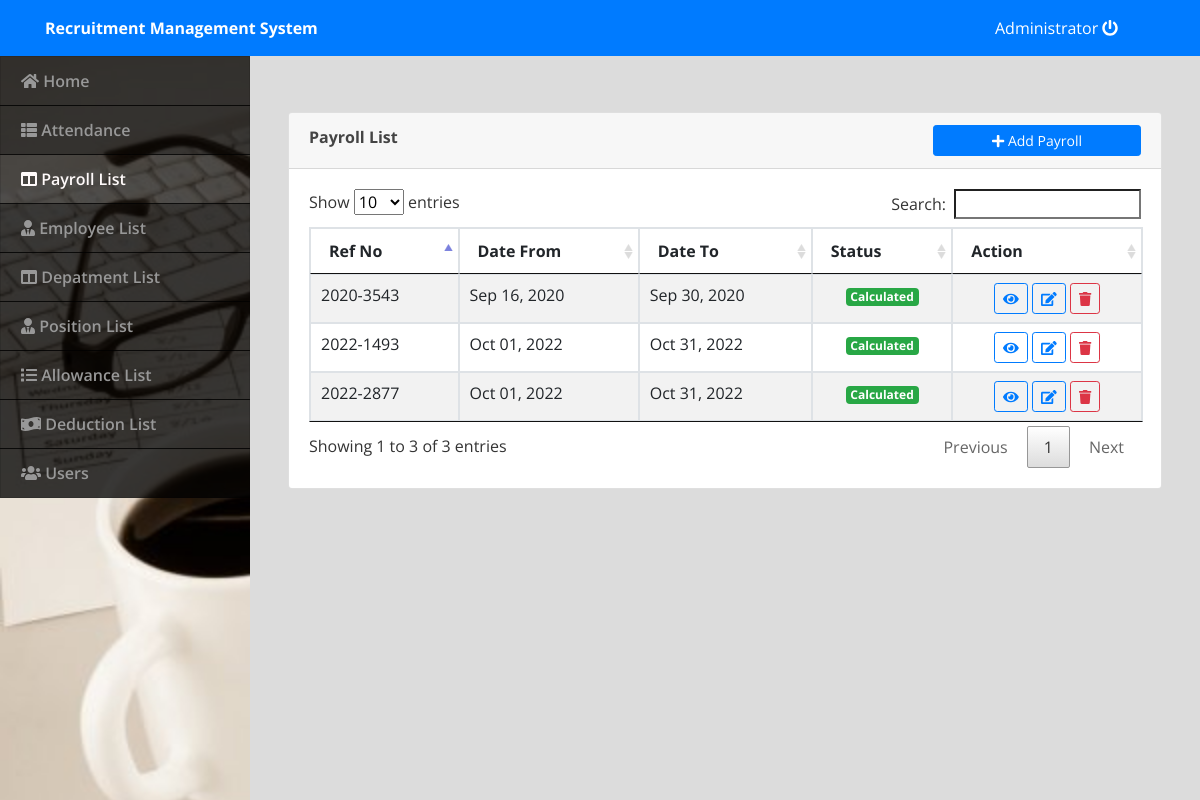
The app's page /index.php?page=payroll (signed in) with its own data.
### tables this page shows
CREATE TABLE `payroll` (
  `id` int(30) NOT NULL,
  `ref_no` text NOT NULL,
  `date_from` date NOT NULL,
  `date_to` date NOT NULL,
  `type` tinyint(1) NOT NULL COMMENT '1 = monthly ,2 semi-monthly',
  `status` tinyint(1) NOT NULL DEFAULT '0' COMMENT '0 =New,1 = computed',
  `date_created` datetime NOT NULL DEFAULT CURRENT_TIMESTAMP
);

### payroll.php (the view, shortened to what this page needs)
<?php include('db_connect.php') ?>
		<div class="container-fluid " >
			<div class="col-lg-12">
				<br />
				<br />
				<div class="card">
					<div class="card-header">
						<span><b>Payroll List</b></span>
						<button class="btn btn-primary btn-sm btn-block col-md-3 float-right" type="button" id="new_payroll_btn"><span class="fa fa-plus"></span> Add Payroll</button>
					</div>
					<div class="card-body">
						<table id="table" class="table table-bordered table-striped">
							<thead>
								<tr>
									<th>Ref No</th>
									<th>Date From</th>
									<th>Date To</th>
									<th>Status</th>
									<th>Action</th>
								</tr>
							</thead>
							<tbody>
								<?php
									$payroll=$conn->query("SELECT * FROM payroll order by date(date_from) desc") or die(mysqli_error());
									while($row=$payroll->fetch_array()){
								?>
								<tr>
									<td><?php echo $row['ref_no']?></td>
									<td><?php echo date("M d, Y",strtotime($row['date_from'])) ?></td>
									<td><?php echo date("M d, Y",strtotime($row['date_to'])) ?></td>
									<?php if($row['status'] == 0): ?>
									<td class="text-center"><span class="badge badge-primary">New</span></td>
									<?php else: ?>
									<td class="text-center"><span class="badge badge-success">Calculated</span></td>
									<?php endif ?>
									<td>
										<center>
									<?php if($row['status'] == 0): ?>
										 <button class="btn btn-sm btn-outline-primary calculate_payroll" data-id="<?php echo $row['id']?>" type="button">Calculate</button>
									<?php else: ?>
										 <button class="btn btn-sm btn-outline-primary view_payroll" data-id="<?php echo $row['id']?>" type="button"><i class="fa fa-eye"></i></button>
									<?php endif ?>
										<button class="btn btn-sm btn-outline-primary edit_payroll" data-id="<?php echo $row['id']?>" type="button"><i class="fa fa-edit"></i></button>
										<button class="btn btn-sm btn-outline-danger remove_payroll" data-id="<?php echo $row['id']?>" type="button"><i class="fa fa-trash"></i></button>
										</center>
									</td>
								</tr>
								<?php
									}
								?>
							</tbody>
						</table>
					</div>
				</div>
			</div>
		</div>

### assets/css/style.css (style rules this page uses)
body { font-family: "Open Sans", sans-serif; color: #444444; width: 100%; height: calc(100%); }

### index.php (style rules this page uses)
body { background: #80808045; }

### records on screen
payroll: ref_no "2022-2877", date_from "Oct 01, 2022", date_to "Oct 31, 2022", status "Calculated"
payroll: ref_no "2022-1493", date_from "Oct 01, 2022", date_to "Oct 31, 2022", status "Calculated"
payroll: ref_no "2020-3543", date_from "Sep 16, 2020", date_to "Sep 30, 2020", status "Calculated"

### other values on screen
$_SESSION['login_name'] "Administrator"
